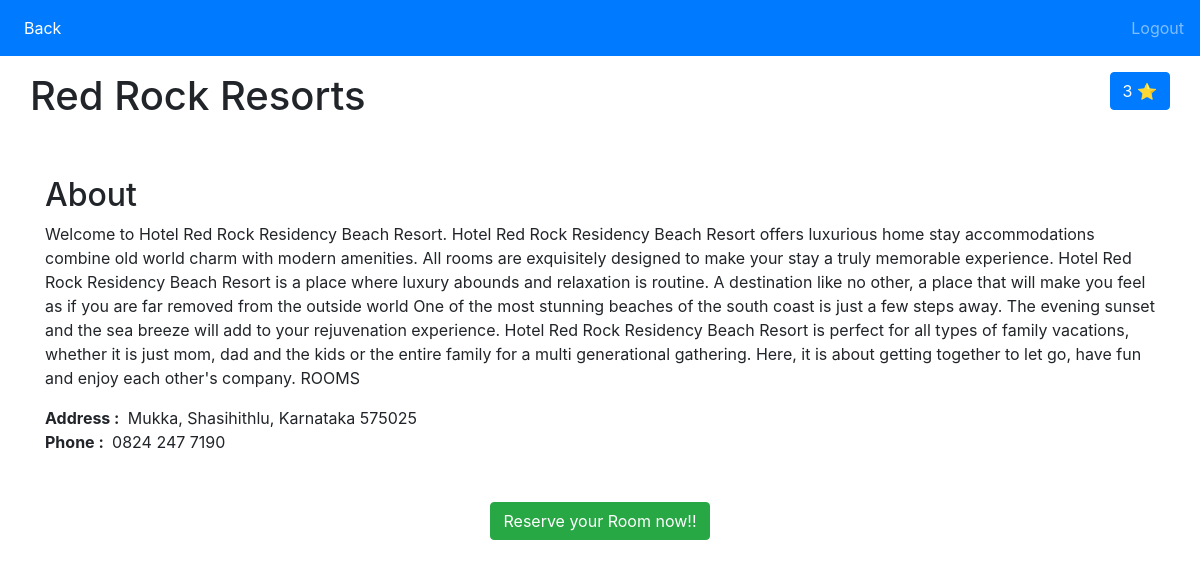
Before: /mainapp/details/5/ (signed in) with the older database file.
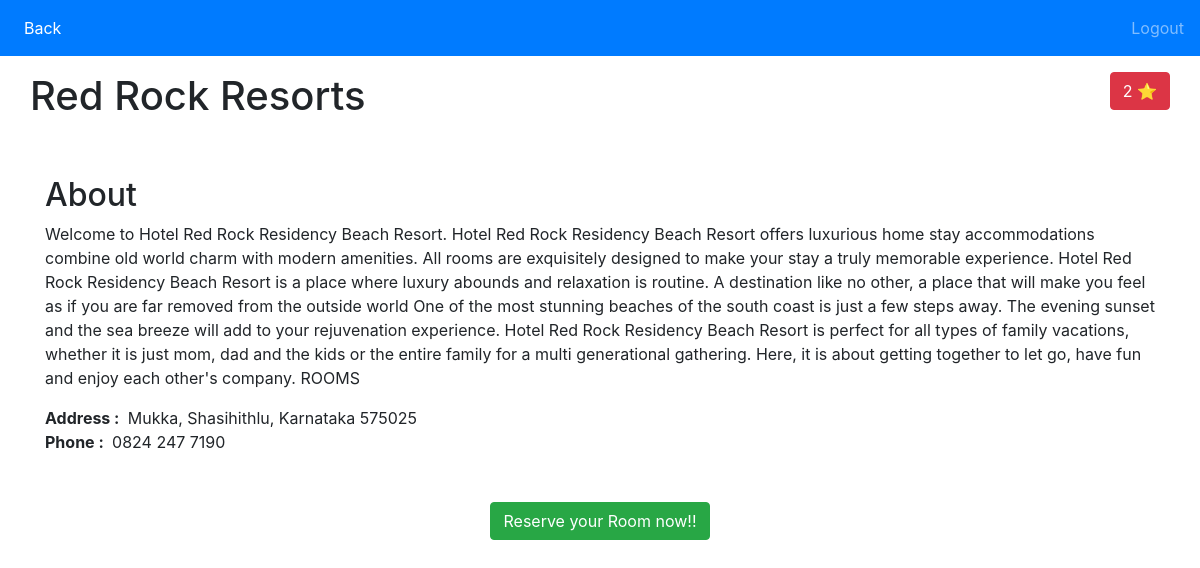
After: the same page with the newer database file.
### mainapp/models.py (models this page shows, shortened)
class Resorts(models.Model):
    name = models.CharField(max_length=30)
    base = models.IntegerField()
    adult = models.IntegerField()
    child = models.IntegerField()
    address = models.CharField(max_length=100)
    description = models.CharField(max_length=1200)
    rating = models.IntegerField()
    phone = models.CharField(max_length=20)
    picurl = models.CharField(max_length=100)

### mainapp/views.py (the view)
# urls.py: path('details/<int:pk>/',views.details,name='details'),
@login_required
def details(req,**kwargs):
    context={
        'object':get_object_or_404(Resorts,id=kwargs['pk'])
    }
    return render(req,'mainapp/resort1.html',context)

### template/mainapp/resort1.html (shortened to what this page needs)
<!DOCTYPE html>
{% load static %}
<html lang="en" dir="ltr">
  <head>
    <link rel="stylesheet" href="https://stackpath.bootstrapcdn.com/bootstrap/4.4.1/css/bootstrap.min.css">
  </head>
  <body>
    <nav  class="navbar navbar-expand-lg navbar-dark bg-primary">
      <div class="collapse navbar-collapse" id="navbarText">
        <ul class="navbar-nav mr-auto">
          <li class="nav-item active">
            <a class="nav-link" href="{% url 'mainapp:home' %}">Back<span class="sr-only">(current)</span></a>
          </li>
        </ul>
        <a href="#">
        <span href="{% url 'logout' %}" class="navbar-text">
          Logout
        </span>
        </a>
      </div>
    </nav>
    <div class="container" style="padding-top: 1em;">
      <div style="min-width:100%" class="row">
        <h1>{{ object.name }}</h1>
        <div style="margin-left:auto; margin-right:0;">
          {% if object.rating == 2 %}
          <button type="button" class="btn btn-danger">{{ object.rating }} &#11088;</button>
          {% endif %}
          {% if object.rating == 3 %}
          <button type="button" class="btn btn-primary">{{ object.rating }} &#11088;</button>
          {% endif %}
        </div>
      </div>
      <div class="">
    </div></div>
    <br>
    <div class="container">
      <h2>About</h2>
      <p>{{ object.description }}</p>
    <strong>Address : </strong>&nbsp;{{ object.address }}
    <br>
    <strong>Phone : </strong>&nbsp;{{ object.phone }}
    </div>
    <br><br>
    <p style="text-align: center;"><a type="button" class="btn btn-success" href="{% url 'mainapp:reservation' pk=object.id %}">Reserve your Room now!!</a></p>
    <br><br><br>
  </body>
</html>

Changed rows visible on the page:
changed Resorts "Red Rock Resorts": rating "3" → "2"
